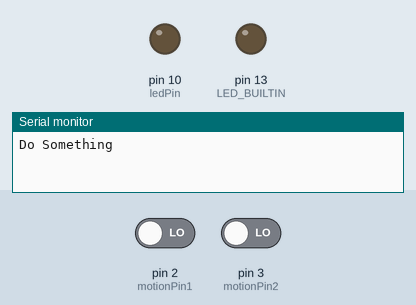
This sketch was run on a simulated Arduino Uno, built with avr-gcc and run on an emulated ATmega328P. On the bench: output pins drawn as LEDs (lit = HIGH), the last lines printed to the serial monitor. The inputs (shaded band) are chosen by the test bench; at power-on: pin 2 (motionPin1) LOW, pin 3 (motionPin2) LOW.

Above: at 1.2 s.
1.3 s: pin 2 (motionPin1) driven HIGH
At 2.4 s:
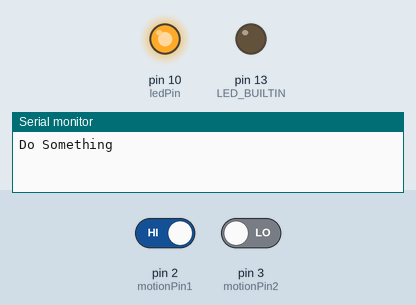
2.8 s: pin 3 (motionPin2) driven HIGH
At 3.5 s:
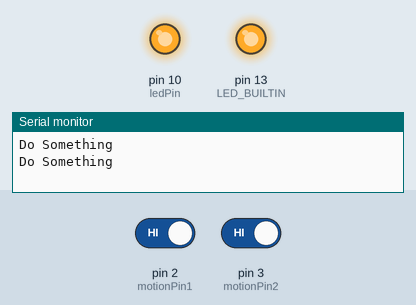
4.3 s: pin 2 (motionPin1) driven LOW
At 4.7 s:
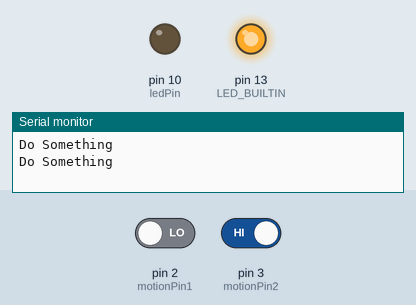
5.8 s: pin 3 (motionPin2) driven LOW
At 7.0 s:
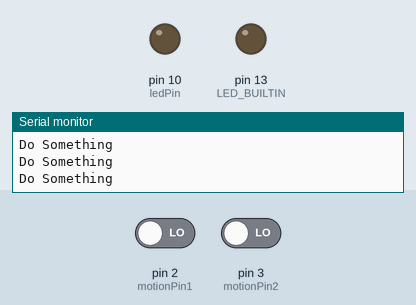
Timing chart, 0 to 8.3 s (numbered marks = the images above; inputs shaded):
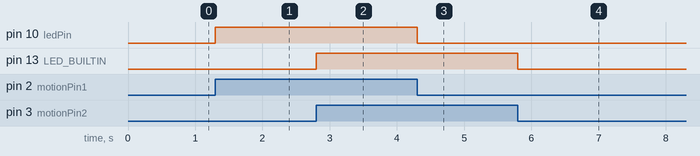

Measured:
- after the input at 1.3 s, pin 10 (ledPin): LOW → HIGH at once
- after the input at 2.8 s, pin 13 (LED_BUILTIN): LOW → HIGH at once
- after the input at 4.3 s, pin 10 (ledPin): HIGH → LOW at once
- after the input at 5.8 s, pin 13 (LED_BUILTIN): HIGH → LOW at once

The sketch:

m1_t3c1.ino
```cpp
// Variables

// Pins
const int ledPin = 10;
const int motionPin1 = 2;
const int motionPin2 = 3;

volatile int ledState1 = LOW;
volatile int ledState2 = LOW;

void setup()
{
  Serial.begin(9600);

  // Pin modes
  pinMode(ledPin, OUTPUT);
  pinMode(LED_BUILTIN, OUTPUT);

  // Interrupt
  attachInterrupt(digitalPinToInterrupt(motionPin1), toggleLED , CHANGE);
  attachInterrupt(digitalPinToInterrupt(motionPin2), toggleBuiltinLED, CHANGE);
}

void loop()
{
  Serial.println("Do Something");
  delay(3000);
}


void toggleLED()
{
  ledState1 = !ledState1;
  digitalWrite(ledPin, ledState1);
}

void toggleBuiltinLED()
{
  ledState2 = !ledState2;
  digitalWrite(LED_BUILTIN, ledState2);
}
```
